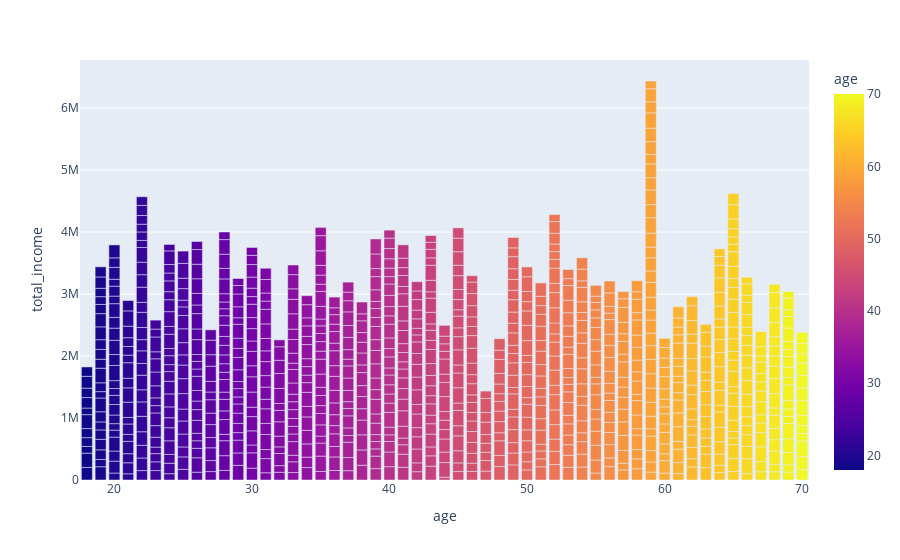

The code cell stored with this chart in its notebook:
### Markdown cell above
### Using plotly for Age VS Total Income

### Code cell
ex.bar(user_data, x='age', y='total_income', color='age')

### Figure 1 — Plotly figure (JSON) as saved in the notebook; plotly's stock layout.template omitted (floating-point values rounded to 4 significant figures; data arrays with more than 128 entries replaced by an {"elided": "..."} marker saying what was removed)
{"data": [{"alignmentgroup": "True", "hovertemplate": "age=%{marker.color}<br>total_income=%{y}<extra></extra>", "legendgroup": "", "marker": {"color": {"elided": "1001 int values"}, "coloraxis": "coloraxis", "pattern": {"shape": ""}}, "name": "", "offsetgroup": "", "orientation": "v", "showlegend": false, "textposition": "auto", "type": "bar", "x": {"elided": "1001 int values"}, "xaxis": "x", "y": {"elided": "1001 int values"}, "yaxis": "y"}], "layout": {"barmode": "relative", "coloraxis": {"colorbar": {"title": {"text": "age"}}, "colorscale": [[0, "#0d0887"], [0.1111, "#46039f"], [0.2222, "#7201a8"], [0.3333, "#9c179e"], [0.4444, "#bd3786"], [0.5556, "#d8576b"], [0.6667, "#ed7953"], [0.7778, "#fb9f3a"], [0.8889, "#fdca26"], [1, "#f0f921"]]}, "legend": {"tracegroupgap": 0}, "margin": {"t": 60}, "xaxis": {"anchor": "y", "domain": [0, 1], "title": {"text": "age"}}, "yaxis": {"anchor": "x", "domain": [0, 1], "title": {"text": "total_income"}}}}
